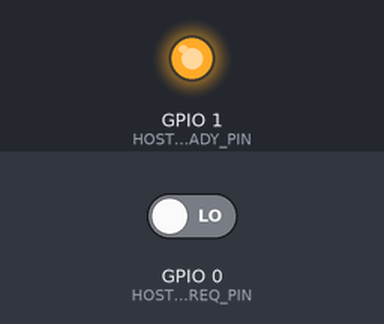
Simulated run of this program. Board: ESP32-C6. Shown: output pins drawn as LEDs (lit = HIGH). The inputs (shaded band) are chosen by the test bench; at power-on: GPIO 0 (HOSTLINK_HOST_REQ_PIN) LOW. What the program prints to the serial monitor is not drawn.

Above: at 1.3 s.
1.4 s: GPIO 0 (HOSTLINK_HOST_REQ_PIN) driven HIGH
At 1.6 s:
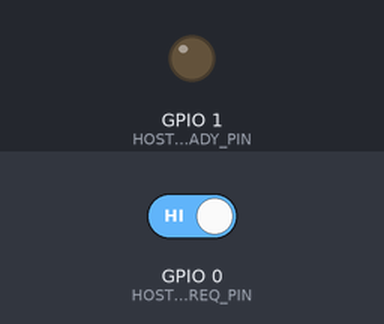
4.4 s: GPIO 0 (HOSTLINK_HOST_REQ_PIN) driven LOW
At 5.4 s:
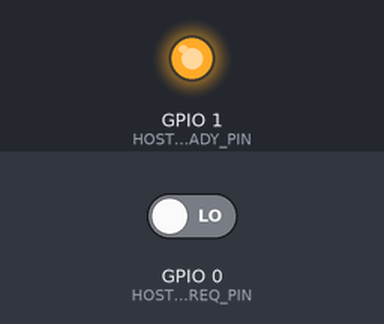
Timing chart, 0 to 7.4 s (numbered marks = the images above; inputs shaded):
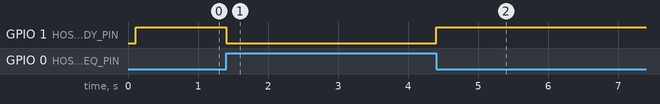

Measured:
- after the input at 1.4 s, GPIO 1 (HOSTLINK_DISP_READY_PIN): HIGH → LOW at once
- after the input at 4.4 s, GPIO 1 (HOSTLINK_DISP_READY_PIN): LOW → HIGH at once

The program:

main.cpp
```cpp
#include <Arduino.h>
#include "host_link_config.h"
#include "display_local_config.h"

// ---------------------------------------------------------------------------
// Display-board firmware — minimal boot skeleton
// Target: ESP32-C6 DevKitM (Amazon clone, "C6 Mini")
//
// Handshake lines (see host_link_config.h for full rationale):
//   GPIO0 HOST_REQ   — input,  host → display, active-HIGH
//   GPIO1 DISP_READY — output, display → host, active-HIGH
//
// Boot sequence:
//   1. Drive DISP_READY LOW immediately so the host never sees a spurious
//      "ready" pulse during our own initialisation.
//   2. Configure HOST_REQ as input with internal pull-down; the host board
//      holds it LOW (high-Z at boot) so the pull-down keeps the line clean.
//   3. Initialise local peripherals (TFT, touch, SD).
//   4. Assert DISP_READY HIGH once buffers are prepared and the SPI slave
//      is listening.
// ---------------------------------------------------------------------------

static void initHandshakePins() {
    // DISP_READY: output, start LOW (not ready)
    pinMode(HOSTLINK_DISP_READY_PIN, OUTPUT);
    digitalWrite(HOSTLINK_DISP_READY_PIN, LOW);

    // HOST_REQ: input with internal pull-down (idle = LOW = no request)
    pinMode(HOSTLINK_HOST_REQ_PIN, INPUT_PULLDOWN);

    Serial.printf("[hostlink] DISP_READY=GPIO%u (output, LOW)\n",
                  HOSTLINK_DISP_READY_PIN);
    Serial.printf("[hostlink] HOST_REQ=GPIO%u (input, pull-down)\n",
                  HOSTLINK_HOST_REQ_PIN);
}

static void assertDispReady(bool ready) {
    digitalWrite(HOSTLINK_DISP_READY_PIN, ready ? HIGH : LOW);
}

static bool isHostRequesting() {
    return digitalRead(HOSTLINK_HOST_REQ_PIN) == HIGH;
}

void setup() {
    Serial.begin(115200);
    delay(100);
    Serial.println("[display] boot start");

    // Handshake lines first: DISP_READY must be LOW before anything else.
    initHandshakePins();

    // TODO: initialise local SPI bus for TFT/touch/SD
    // SPI.begin(DISP_LOCAL_SPI_CLK_PIN,
    //           DISP_LOCAL_SPI_MISO_PIN,
    //           DISP_LOCAL_SPI_MOSI_PIN);

    // TODO: initialise TFT driver (e.g., TFT_eSPI, ST7796)

    // TODO: initialise touch controller (e.g., XPT2046, TFT_eSPI touch)

    // TODO: initialise host-link SPI slave (e.g., Arduino SPI slave or ESP-IDF
    //        spi_slave_driver_install on HOSTLINK_SPI_* pins)

    Serial.println("[display] init complete — asserting DISP_READY");
    assertDispReady(true);
}

void loop() {
    // Wait for HOST_REQ to go HIGH before processing a SPI transaction.
    if (isHostRequesting()) {
        // De-assert DISP_READY while we service the transaction.
        assertDispReady(false);

        // TODO: read/write SPI slave buffers, update display, etc.

        // Wait for HOST_REQ to go LOW (transaction complete) before advertising
        // readiness for the next one.  Bounded by HOSTLINK_READY_TIMEOUT_MS.
        const uint32_t deadline = millis() + HOSTLINK_READY_TIMEOUT_MS;
        while (isHostRequesting() && millis() < deadline) {
            // Yield to avoid starving the RTOS idle task.
            yield();
        }

        // Small de-glitch gap then advertise ready for the next transaction.
        delay(HOSTLINK_READY_DEGLITCH_MS);
        assertDispReady(true);
    }
}
```

display_local_config.h
```cpp
#ifndef DISPLAY_LOCAL_CONFIG_H
#define DISPLAY_LOCAL_CONFIG_H

// =============================================================================
// Display-Board Local Peripheral GPIO Configuration
// Target: ESP32-C6 DevKitM (Amazon clone, "C6 Mini")
// =============================================================================
//
// GPIO0-1  are reserved for handshake lines (see host_link_config.h).
// GPIO4-7  are reserved for host-link SPI slave (MISO/CS/MOSI/CLK).
// GPIO2-3  are available for additional local use (not used by host-link).
// GPIO8/9  are strapping pins — keep free of external load (see FLASHING_NOTES.md).
// GPIO10+  are available for local peripherals (TFT, touch controller, SD card).
//
// Adjust pin numbers below to match your specific wiring.  The values here are
// reasonable defaults based on the physical header layout of the C6 DevKitM.
//
// =============================================================================

#include <Arduino.h>

// ─── Local TFT / display controller ─────────────────────────────────────────
constexpr uint8_t DISP_TFT_CS_PIN    = 10;
constexpr uint8_t DISP_TFT_DC_PIN    = 11;   // Data/Command select
constexpr uint8_t DISP_TFT_RST_PIN   = 12;   // Active-LOW reset (can share with touch)
constexpr uint8_t DISP_TFT_BL_PIN    = 13;   // Backlight PWM (optional)

// Local SPI bus for TFT + touch + SD (separate from host-link SPI on GPIO4-7):
constexpr uint8_t DISP_LOCAL_SPI_MOSI_PIN = 20;
constexpr uint8_t DISP_LOCAL_SPI_MISO_PIN = 21;
constexpr uint8_t DISP_LOCAL_SPI_CLK_PIN  = 22;

// ─── Touch controller (e.g., XPT2046) ───────────────────────────────────────
constexpr uint8_t DISP_TOUCH_CS_PIN  = 14;
constexpr uint8_t DISP_TOUCH_IRQ_PIN = 15;   // Active-LOW interrupt (input, with pull-up)

// ─── SD card (optional) ──────────────────────────────────────────────────────
constexpr uint8_t DISP_SD_CS_PIN     = 23;

// ─── Local SPI speed limits ───────────────────────────────────────────────────
constexpr uint32_t DISP_TFT_SPI_FREQ_HZ   = 40000000UL;   // 40 MHz for ST7796
constexpr uint32_t DISP_TOUCH_SPI_FREQ_HZ =  2500000UL;   //  2.5 MHz for XPT2046
constexpr uint32_t DISP_SD_SPI_FREQ_HZ    = 25000000UL;   // 25 MHz for SD

#endif // DISPLAY_LOCAL_CONFIG_H
```

host_link_config.h
```cpp
#ifndef HOST_LINK_CONFIG_H
#define HOST_LINK_CONFIG_H

// =============================================================================
// Host-Link SPI Slave + Handshake GPIO Configuration
// Target: ESP32-C6 DevKitM (Amazon clone, "C6 Mini")
// =============================================================================
//
// ESP32-C6 strapping-pin analysis (why GPIO0/GPIO1 are chosen):
//
//   GPIO8  – strapping pin: selects JTAG signal source at reset.
//             Driving it LOW externally routes JTAG to IO pins (can disrupt
//             USB-JTAG-based flashing).  → DO NOT use as handshake.
//
//   GPIO9  – strapping pin: boot-mode selector.  HIGH = SPI-Flash boot
//             (normal); LOW = Download/flash mode.  This is the BOOT button.
//             If the other board drives GPIO9 LOW during reset the chip will
//             enter download mode and refuse to boot normally.  → DO NOT use.
//
//   GPIO0  – NOT a strapping pin on ESP32-C6.  Safe to use as a handshake
//             line.  During reset the host board must hold this pin as an
//             input (high-Z), or a 10 kΩ pull-down keeps it at idle (LOW).
//
//   GPIO1  – NOT a strapping pin on ESP32-C6.  Safe as a handshake output
//             from the display side.  Drive LOW until firmware is ready.
//
// ─── Host-link SPI (display = SPI slave, host = SPI master) ─────────────────
//
//   GPIO4  MISO   – display → host data
//   GPIO5  CS     – active-LOW chip select, driven by host
//   GPIO6  MOSI   – host → display data
//   GPIO7  CLK    – SPI clock, driven by host
//
// ─── Handshake lines ─────────────────────────────────────────────────────────
//
//   GPIO0  HOST_REQ   – Host → Display, active-HIGH
//                       Host asserts HIGH to request a SPI transaction.
//                       Display polls/interrupts on this pin before clocking.
//                       Add 10 kΩ pull-down on display-board side so the pin
//                       reads LOW (idle) when the host board is unpowered or
//                       in reset.
//                       Add 470 Ω series resistor at the host-board output.
//
//   GPIO1  DISP_READY – Display → Host, active-HIGH
//                       Display drives HIGH when TX/RX buffers are prepared
//                       and a transaction can begin.  Host must only assert
//                       CS and start clocking after DISP_READY is HIGH.
//                       Display drives LOW on reset/init and immediately after
//                       a completed transaction until next buffer is queued.
//                       Add 470 Ω series resistor at the display-board output.
//
// ─── Electrical recommendations ──────────────────────────────────────────────
//
//   • 470 Ω series resistor on every inter-board signal (both SPI and handshake).
//   • 10 kΩ pull-down on HOST_REQ (GPIO0) at the display board so the pin
//     never floats when the host is unpowered.
//   • No strong pull-ups on GPIO0 or GPIO1 — idle state must be LOW.
//   • At power-on/reset both handshake pins must be high-Z or LOW; they must
//     NEVER be driven HIGH by external circuitry before firmware runs.
//   • Keep GPIO8 and GPIO9 free of external load at all times.
//
// =============================================================================

#include <Arduino.h>

// ─── SPI slave pins ───────────────────────────────────────────────────────────
constexpr uint8_t HOSTLINK_SPI_MISO_PIN = 4;
constexpr uint8_t HOSTLINK_SPI_CS_PIN   = 5;   // active-LOW, driven by host
constexpr uint8_t HOSTLINK_SPI_MOSI_PIN = 6;
constexpr uint8_t HOSTLINK_SPI_CLK_PIN  = 7;

// ─── Handshake pins ──────────────────────────────────────────────────────────
// HOST_REQ:   INPUT  on display board, OUTPUT on host board.
// DISP_READY: OUTPUT on display board, INPUT  on host board.
constexpr uint8_t HOSTLINK_HOST_REQ_PIN   = 0;   // Host → Display, active-HIGH
constexpr uint8_t HOSTLINK_DISP_READY_PIN = 1;   // Display → Host, active-HIGH

// ─── Polarity ─────────────────────────────────────────────────────────────────
// Both handshake lines are active-HIGH (1 = asserted, 0 = idle).
constexpr bool HOSTLINK_HANDSHAKE_ACTIVE_HIGH = true;

// ─── SPI transaction parameters ───────────────────────────────────────────────
constexpr uint32_t HOSTLINK_SPI_MAX_FREQ_HZ  = 10000000UL;  // 10 MHz max
constexpr uint8_t  HOSTLINK_SPI_MODE         = SPI_MODE0;
constexpr uint8_t  HOSTLINK_SPI_BIT_ORDER    = MSBFIRST;

// ─── Handshake timing ────────────────────────────────────────────────────────
// Maximum time the display will wait after asserting DISP_READY before it
// de-asserts (timeout guard, ms).
constexpr uint32_t HOSTLINK_READY_TIMEOUT_MS  = 100;
// Minimum LOW time (idle) on DISP_READY after a completed transaction before
// the next can be advertised (de-glitch gap, ms).
constexpr uint32_t HOSTLINK_READY_DEGLITCH_MS = 1;

#endif // HOST_LINK_CONFIG_H
```
